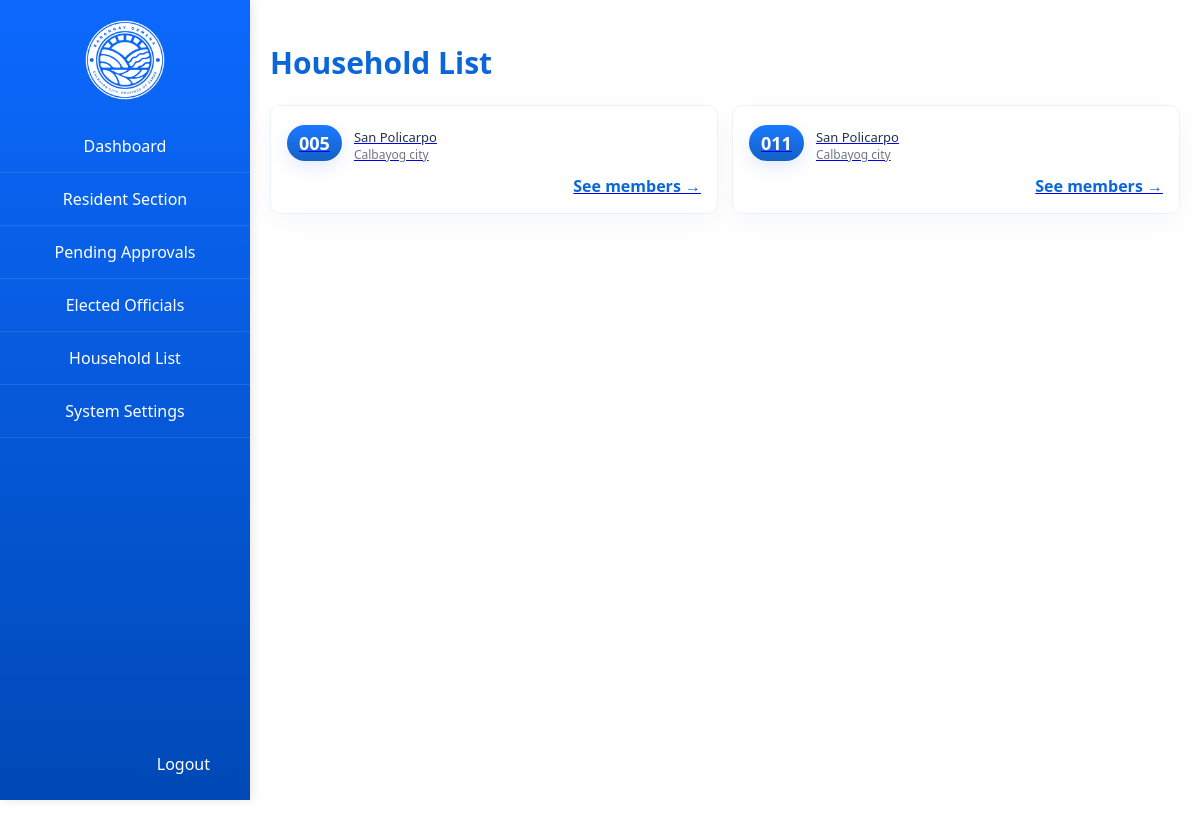
Screenshot of /household_list (signed in) with the database file from the repository.
### app.py (models this page shows)
class Household(db.Model):
    id = db.Column(db.Integer, primary_key=True)
    household_no = db.Column(db.String(50), unique=True, nullable=False)
    region = db.Column(db.String(50), nullable=True)
    province = db.Column(db.String(100), nullable=True)
    city_municipality = db.Column(db.String(150), nullable=True)
    barangay = db.Column(db.String(150), nullable=True)
    purok = db.Column(db.String(50), nullable=True)
    created_at = db.Column(db.DateTime, default=datetime.datetime.utcnow)
    members = db.relationship('Resident', back_populates='household', lazy='dynamic')

### app.py (the view)
@app.route('/household_list')
@login_required
def household_list():
    households = Household.query.order_by(Household.household_no).all()
    return render_template('household_list.html', households=households)

### app.py (called while the page is built)
@login_manager.user_loader
def load_user(admin_id):
    return Admin.query.get(int(admin_id))

### templates/household_list.html (shortened to what this page needs)
{% extends "base.html" %}
{% block head %}
    <link rel="stylesheet" href="{{ url_for('static', filename='css/household_list.css') }}">
</head>
<body>
    <header class="page-header small">
        <div class="container">
            <h1 class="title">Household List</h1>
        </div>
    </header>
    <main class="container main-content">
        <section class="household-grid">
            {% for h in households %}
            <a href="{{ url_for('household_detail', id=h.id) }}" class="household-item">
                <div class="hh-left">
                    <div class="pill small">{{ h.household_no }}</div>
                    <div class="hh-meta">
                        <div>{{ h.barangay or '' }}</div>
                        <div class="muted">{{ h.city_municipality or '' }}</div>
                    </div>
                </div>
                <div class="hh-right">See members →</div>
            </a>
            {% else %}
            <p>No households found.</p>
            {% endfor %}
        </section>
    </main>
</body>
{% endblock %}

### static/css/main.css (style rules this page uses)
body { margin: 0; padding: 20px; font-family: 'SF Pro Display', -apple-system, BlinkMacSystemFont, 'Segoe UI', Roboto, sans-serif; background: url("../images/bg.png") no-repeat center center fixed; background-size: cover; min-height: 100vh; color: #333; }

### static/css/household_list.css (style rules this page uses)
* { box-sizing: border-box; }
html, body { height: 100%; margin: 0; font-family: "Segoe UI", Roboto, Arial, sans-serif; }
.container { margin: 0 auto; padding-left: 250px; }
.page-header { padding: 22px 0; }
.title { font-size: 30px; color: #0b67d7; font-weight: 700; margin: 0; display: flex; align-items: center; gap: 16px; }
.pill { background: linear-gradient(180deg,#1876f4,#0c55d6); color: #fff; padding: 8px 22px; border-radius: 28px; font-weight: 700; font-size: 18px; box-shadow: 0 6px 18px rgba(12,85,214,0.12); }
.household-grid { display: grid; grid-template-columns: repeat(auto-fit, minmax(280px, 1fr)); gap: 14px; margin-top: calc(var(--hh-padding) * 0.64); }
.household-item { display: flex; flex-direction: column; justify-content: space-between; padding: 16px; background: #ffffff; border-radius: 10px; border: 1px solid #e9f3ff; box-shadow: 0 8px 28px rgba(12,55,120,0.04); transition: transform .12s ease, box-shadow .12s ease; }
.hh-left { display: flex; align-items: center; gap: 12px; }
.pill.small { background: linear-gradient(180deg,#1b79ff,#1560c6); color: #fff; padding: 6px 12px; border-radius: 20px; font-weight: 700; }
.hh-meta { font-size: 13px; color: #24324a; margin-top: 6px; }
.hh-right { margin-top: 12px; text-align: right; color: #0b67d7; font-weight: 700; }
.muted { color: #6f7680; font-size: 12px; }

### rows the page displays
Household: household_no "005", barangay "San Policarpo", city_municipality "Calbayog city"
Household: household_no "011", barangay "San Policarpo", city_municipality "Calbayog city"
